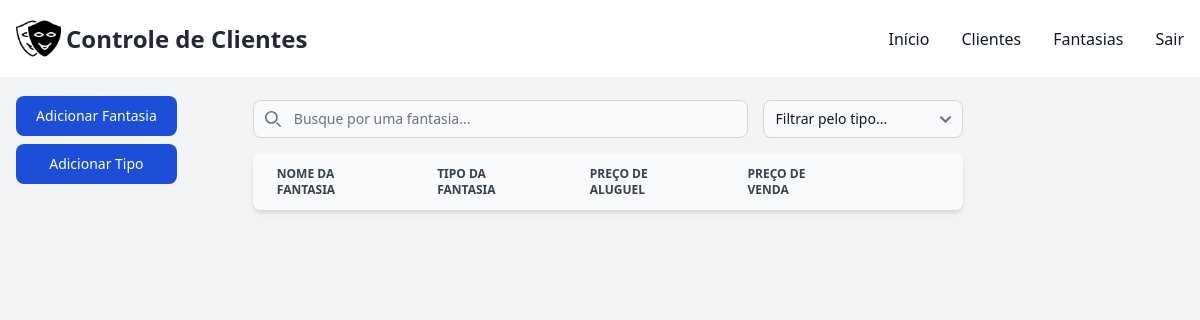
The page /controle/fantasias/tipo/1/ (signed in) on the database as committed earlier.
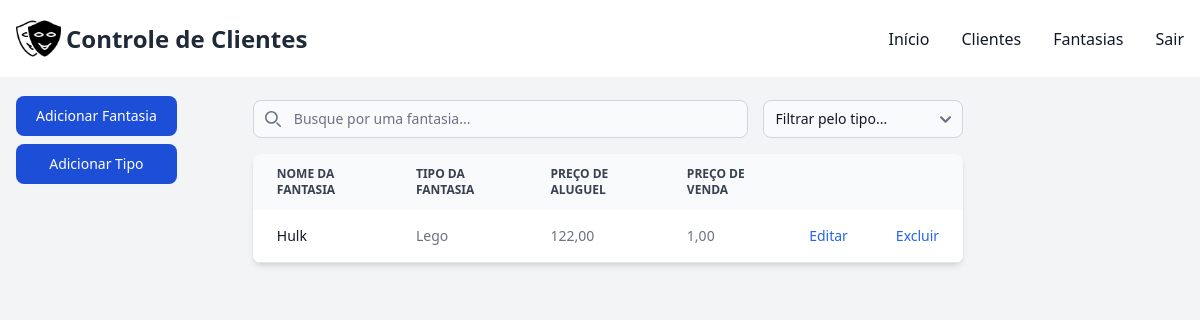
The same page on the database as committed later.
### controle/models.py (models this page shows, shortened)
class Fantasia(models.Model):
    usuario = models.ForeignKey(User, on_delete=models.CASCADE)
    nome_fantasia = models.CharField(max_length=60, unique=True)
    preco_venda = models.DecimalField(max_digits=10, decimal_places=2, blank=True, null=True)
    preco_aluguel = models.DecimalField(max_digits=10, decimal_places=2, blank=True, null=True)
    tipo_fantasia = models.ForeignKey(Tipo, on_delete=models.CASCADE)

class Tipo(models.Model):
    usuario = models.ForeignKey(User, on_delete=models.CASCADE)
    nome_tipo = models.CharField(max_length=60, unique=True, null=False)

### controle/views.py (the view)
# urls.py: path('fantasias/tipo/<int:id_tipo>/', views.filtrar_fantasia, name='filtrar_fantasia'),
@login_required(login_url="/controle/login")
def filtrar_fantasia(request, id_tipo):
    sessao = request.user
    if(id_tipo != None):
        fantasias = Fantasia.objects.filter(usuario=sessao, tipo_fantasia=id_tipo)
    else:
        fantasias = Fantasia.objects.filter(usuario=sessao)
    tipos = Tipo.objects.filter(usuario=sessao)
    context = {
        'fantasias': fantasias,
        'tipos': tipos,
    }
    return render(request, 'fantasias.html', context)

### controle/templates/fantasias.html (shortened to what this page needs)
{% extends "base.html" %}
{% block conteudo %}
    <div class="pt-4 pl-4">
        <div class="lg:fixed justify-center pb-5">
            <button data-modal-target="crud-modal" data-modal-toggle="crud-modal" class="w-full block text-white bg-blue-700 hover:bg-blue-800 focus:ring-4 focus:outline-none focus:ring-blue-300 font-medium rounded-lg text-sm px-5 py-2.5 text-center" type="button">
                Adicionar Fantasia
            </button>
            <button data-modal-target="tipo-modal" data-modal-toggle="tipo-modal" class="w-full block text-white bg-blue-700 hover:bg-blue-800 focus:ring-4 focus:outline-none focus:ring-blue-300 font-medium rounded-lg text-sm px-5 py-2.5 text-center my-2" type="button">
                Adicionar Tipo
            </button>
        </div>
        <div class="flex justify-center">
            <div  class="flex flex-col lg:w-3/5 w-4/5">
            <div class="pb-4">
                <div class="flex w-full">
                    <div class="relative mt-1 w-full" style="margin-right: 15px;">
                        <div class="absolute inset-y-0 rtl:inset-r-0 start-0 flex items-center ps-3 pointer-events-none">
                        </div>
                        <input type="text" id="costume-search" class="block pt-2 ps-10 text-sm text-gray-900 border border-gray-300 rounded-lg w-full bg-gray-50 focus:ring-blue-500 focus:border-blue-500" placeholder="Busque por uma fantasia...">
                    </div>
                    <div class="relative mt-1 w-72">
                        <select name="tipo_fantasia_filtro" id="tipo_fantasia_filtro" class="bg-gray-50 border border-gray-300 text-gray-900 text-sm rounded-lg focus:ring-primary-600 focus:border-primary-600 block w-full" onchange="filtrarFantasia()">
                            <option value="" disabled selected>Filtrar pelo tipo...</option>
                        </select>
                    </div>
                </div>
            </div>
            <div class="relative overflow-x-auto shadow-md sm:rounded-lg">
                <table class="w-full text-sm text-left rtl:text-right text-gray-500">
                    <thead class="text-xs text-gray-700 uppercase bg-gray-50">
                        <tr>
                            <th scope="col" class="px-6 py-3">
                                Nome da Fantasia
                            </th>
                            <th scope="col" class="px-6 py-3">
                                Tipo da Fantasia
                            </th>
                            <th scope="col" class="px-6 py-3">
                                Preço de Aluguel
                            </th>
                            <th scope="col" class="px-6 py-3">
                                Preço de Venda
                            </th>
                            <th scope="col" class="px-6 py-3">
                            </th>
                            <th scope="col" class="px-6 py-3">
                            </th>
                        </tr>
                    </thead>
                    <tbody>
                        {% for fantasia in fantasias %}
                        <tr class="bg-white border-b">
                            <th scope="row" class="px-6 py-4 font-medium text-gray-900 whitespace-nowrap">
                                {{ fantasia.nome_fantasia|truncatechars:52 }}
                            </th>
                            <td class="px-6 py-4">
                                {{ fantasia.tipo_fantasia.nome_tipo }}
                            </td>
                            <td class="px-6 py-4">
                                {{ fantasia.preco_aluguel }}
                            </td>
                            <td class="px-6 py-4">
                                {{ fantasia.preco_venda }}
                            </td>
                            <td class="px-6 py-4">
                                <button data-fantasia-id="{{ fantasia.id }}" data-modal-target="editar-modal" data-modal-toggle="editar-modal" class="font-medium text-blue-600 hover:underline">Editar</button>
                            </td>
                            <td class="px-6 py-4">
                                <button data-fantasia-id="{{ fantasia.id }}" class="font-medium text-blue-600 hover:underline" onclick="excluirFantasia(event)">Excluir</button>
                            </td>
                        </tr>
                        {% endfor %}
                    </tbody>
                </table>
            </div>
        </div>
    </div>
    </div>
    {% load static %}
{% endblock %}

### controle/templates/base.html (shortened to what this page needs)
{% load static %}
<!DOCTYPE html>
<html lang="pt-br">
<head>
    <link href="https://cdnjs.cloudflare.com/ajax/libs/flowbite/2.3.0/flowbite.min.css" rel="stylesheet" />
    <link href="https://cdn.jsdelivr.net/npm/select2@4.1.0-rc.0/dist/css/select2.min.css" rel="stylesheet" />
    <link rel="stylesheet" href="https://cdnjs.cloudflare.com/ajax/libs/font-awesome/6.0.0-beta3/css/all.min.css">
    {% load tailwind_tags %}
    {% tailwind_css %}
</head>
    <body class="bg-gray-100 text-gray-800">
        <nav class="bg-white border-gray-200 fixed top-0 z-20 w-full">
            <div class="flex items-center justify-between mx-auto p-4">
                <div class="flex flex-row">
                    <a href="{% url 'clientes' %}">
                        <img src="{% static 'mascara_icone.png' %}" alt="img mascara" style="max-width: 50px; padding-right: 5px;">
                    </a>
                    <span class="self-center text-2xl font-semibold whitespace-nowrap">Controle de Clientes</span>
                </div>
                <div id="navbar-default">
                    <ul class="font-medium flex flex-col p-4 md:p-0 mt-4 border border-gray-100 rounded-lg bg-gray-50 md:flex-row md:space-x-8 rtl:space-x-reverse md:mt-0 md:border-0 md:bg-white">
                        <li>
                            <a href="{% url 'index' %}" class="block py-2 px-3 rounded {% if request.path == '/controle/' %}bg-transparent text-blue-700{% else %}bg-transparent text-gray-900{% endif %} md:p-0">Início</a>
                        </li>
                        <li>
                            <a href="{% url 'clientes' %}" class="block py-2 px-3 rounded {% if request.path == '/controle/clientes/' %}bg-transparent text-blue-700{% else %}bg-transparent text-gray-900{% endif %} hover:bg-gray-100 md:hover:bg-transparent md:border-0 md:hover:text-blue-700 md:p-0">Clientes</a>
                        </li>
                        <li>
                            <a href="{% url 'fantasias' %}" class="block py-2 px-3 rounded {% if request.path == '/controle/fantasias/' %}bg-transparent text-blue-700{% else %}bg-transparent text-gray-900{% endif %} hover:bg-gray-100 md:hover:bg-transparent md:border-0 md:hover:text-blue-700 md:p-0 ">Fantasias</a>
                        </li>
                        <li>
                            <a href="{% url 'logout' %}" class="block py-2 px-3 rounded {% if request.path == '/login/' %}bg-transparent text-blue-700{% else %}bg-transparent text-gray-900{% endif %} hover:bg-gray-100 md:hover:bg-transparent md:border-0 md:hover:text-blue-700 md:p-0">Sair</a>
                        </li>
                    </ul>
                </div>
            </div>
        </nav>
        <div class="p-10">
        </div>
        {% block conteudo %}
        {% endblock %}
    </body>
</html>

### controle/templates/base.html (style rules this page uses)
input { text-transform: uppercase; }
input::placeholder { text-transform: none; }

Rows that differ between the two databases and show on the page:
added Fantasia: nome_fantasia "Hulk", tipo_fantasia.nome_tipo "Lego", preco_aluguel "122,00", preco_venda "1,00"
